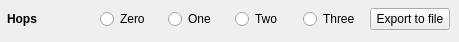
         <widget class="QWidget" name="libtorrent_tree_widget" native="true">
          <property name="minimumSize">
           <size>
            <width>100</width>
            <height>32</height>
           </size>
          </property>
          <property name="maximumSize">
           <size>
            <width>16777215</width>
            <height>16777215</height>
           </size>
          </property>
          <property name="baseSize">
           <size>
            <width>0</width>
            <height>32</height>
           </size>
          </property>
          <widget class="QWidget" name="horizontalLayoutWidget">
           <property name="geometry">
            <rect>
             <x>0</x>
             <y>0</y>
             <width>450</width>
             <height>33</height>
            </rect>
           </property>
           <layout class="QHBoxLayout" name="lt_horizontal_layout">
            <property name="spacing">
             <number>0</number>
            </property>
            <property name="sizeConstraint">
             <enum>QLayout::SetDefaultConstraint</enum>
            </property>
            <property name="leftMargin">
             <number>0</number>
            </property>
            <property name="topMargin">
             <number>5</number>
            </property>
            <item>
             <widget class="QLabel" name="settings_label">
              <property name="minimumSize">
               <size>
                <width>100</width>
                <height>20</height>
               </size>
              </property>
              <property name="font">
               <font>
                <weight>75</weight>
                <bold>true</bold>
               </font>
              </property>
              <property name="styleSheet">
               <string notr="true">margin:0 10px 0 4px</string>
              </property>
              <property name="text">
               <string>Hops</string>
              </property>
              <property name="margin">
               <number>0</number>
              </property>
             </widget>
            </item>
            <item>
             <widget class="QRadioButton" name="lt_zero_hop_btn">
              <property name="font">
               <font>
                <weight>50</weight>
                <bold>false</bold>
               </font>
              </property>
              <property name="text">
               <string>Zero</string>
              </property>
             </widget>
            </item>
            <item>
             <widget class="QRadioButton" name="lt_one_hop_btn">
              <property name="text">
               <string>One</string>
              </property>
             </widget>
            </item>
            <item>
             <widget class="QRadioButton" name="lt_two_hop_btn">
              <property name="text">
               <string>Two</string>
              </property>
             </widget>
            </item>
            <item>
             <widget class="QRadioButton" name="lt_three_hop_btn">
              <property name="text">
               <string>Three</string>
              </property>
             </widget>
            </item>
            <item>
             <widget class="QPushButton" name="lt_export_btn">
              <property name="text">
               <string>Export to file</string>
              </property>
             </widget>
            </item>
           </layout>
          </widget>
         </widget>
